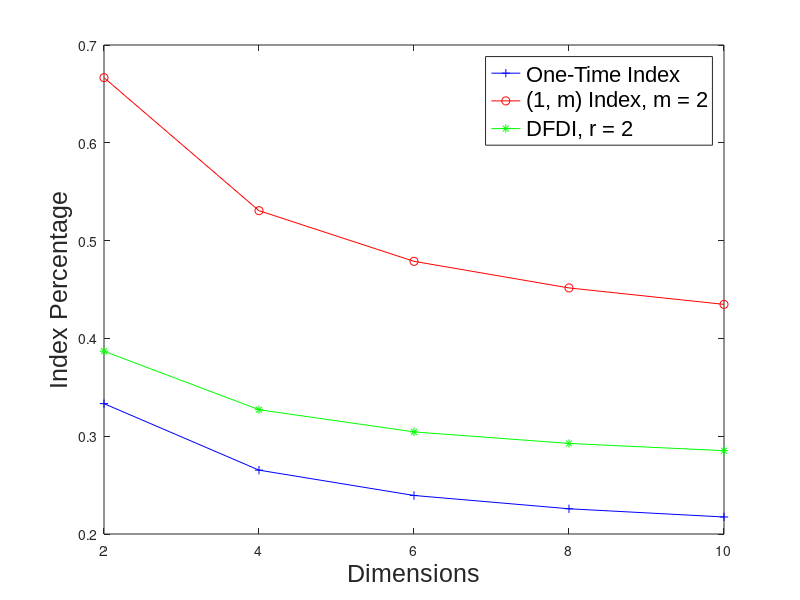

MATLAB code to generate this figure:
x=[2 4 6 8 10]

%One-Time Index Percentage
y1=[
    0.3333
    0.2653
    0.2394
    0.2258
    0.2174
]

%(1, m) Index Percentage
y2=[
    0.6666
    0.5306
    0.4788
    0.4516
    0.4348
]

%DFDI Index Percentage
y3=[
    0.3869
    0.3271
    0.3044
    0.2926
    0.2852
]

%plot(x, y1, 'b-+', x, y2, 'r-o', x, y3, 'g-*');
%ylabel('Index Percentage');
%xlabel('Dimensions');
%legend('One-Time Index', '(1, m) Index, m = 2', 'DFDI, r = 2', 'location', 'NorthWest');
%axis tight
%set(gca, 'XTick', x)
%title('Execution Time vs Image Size');
%print -deps execution_time.eps

figure1 = figure;
axes1 = axes('Parent',figure1,'FontSize',18,'FontName','Arial');
plot1 = plot(x,[y1, y2, y3],'Parent',axes1);
set(plot1(1),'Marker','+','Color','b','DisplayName','One-Time Index');
set(plot1(2),'Marker','o','Color','r','DisplayName','(1, m) Index, m = 2');
set(plot1(3),'Marker','*','Color','g','DisplayName','DFDI, r = 2');

ylabel('Index Percentage','FontSize',18,'FontName','Arial');
xlabel('Dimensions','FontSize',18,'FontName','Arial');

legend1 = legend(axes1,'show');
set(legend1, 'FontName','Arial', 'FontSize', 16);